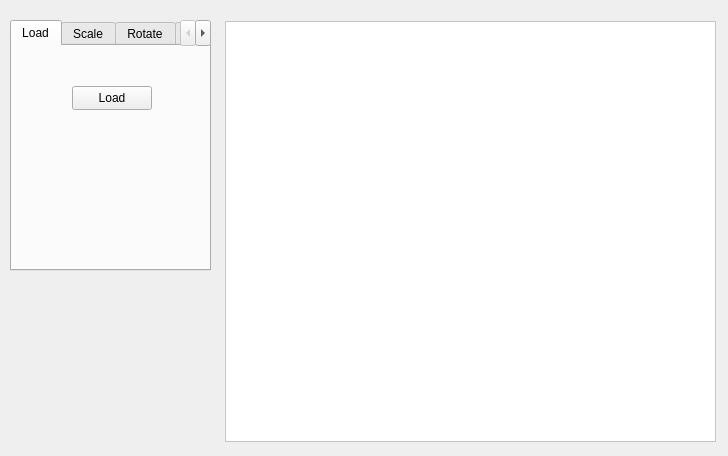
<?xml version="1.0" encoding="UTF-8"?>
<ui version="4.0">
 <class>MainWindow</class>
 <widget class="QMainWindow" name="MainWindow">
  <property name="geometry">
   <rect>
    <x>0</x>
    <y>0</y>
    <width>728</width>
    <height>456</height>
   </rect>
  </property>
  <property name="windowTitle">
   <string>MainWindow</string>
  </property>
  <widget class="QWidget" name="centralWidget">
   <widget class="QTabWidget" name="tabWidget">
    <property name="geometry">
     <rect>
      <x>10</x>
      <y>20</y>
      <width>201</width>
      <height>251</height>
     </rect>
    </property>
    <property name="styleSheet">
     <string notr="true"/>
    </property>
    <property name="currentIndex">
     <number>0</number>
    </property>
    <widget class="QWidget" name="load_tab">
     <attribute name="title">
      <string>Load</string>
     </attribute>
     <widget class="QPushButton" name="loadButton">
      <property name="geometry">
       <rect>
        <x>60</x>
        <y>40</y>
        <width>80</width>
        <height>24</height>
       </rect>
      </property>
      <property name="text">
       <string>Load</string>
      </property>
     </widget>
    </widget>
    <widget class="QWidget" name="scale_tab">
     <attribute name="title">
      <string>Scale</string>
     </attribute>
     <widget class="QLabel" name="kx_label">
      <property name="geometry">
       <rect>
        <x>10</x>
        <y>10</y>
        <width>40</width>
        <height>16</height>
       </rect>
      </property>
      <property name="text">
       <string>kx:</string>
      </property>
     </widget>
     <widget class="QLabel" name="ky_label">
      <property name="geometry">
       <rect>
        <x>10</x>
        <y>40</y>
        <width>40</width>
        <height>16</height>
       </rect>
      </property>
      <property name="text">
       <string>ky:</string>
      </property>
     </widget>
     <widget class="QLabel" name="kz_label">
      <property name="geometry">
       <rect>
        <x>10</x>
        <y>70</y>
        <width>40</width>
        <height>16</height>
       </rect>
      </property>
      <property name="text">
       <string>kz:</string>
      </property>
     </widget>
     <widget class="QLineEdit" name="kx_lineEdit">
      <property name="geometry">
       <rect>
        <x>90</x>
        <y>10</y>
        <width>80</width>
        <height>24</height>
       </rect>
      </property>
      <property name="text">
       <string>1</string>
      </property>
     </widget>
     <widget class="QLineEdit" name="ky_lineEdit">
      <property name="geometry">
       <rect>
        <x>90</x>
        <y>40</y>
        <width>80</width>
        <height>24</height>
       </rect>
      </property>
      <property name="text">
       <string>1</string>
      </property>
     </widget>
     <widget class="QLineEdit" name="kz_lineEdit">
      <property name="geometry">
       <rect>
        <x>90</x>
        <y>70</y>
        <width>80</width>
        <height>24</height>
       </rect>
      </property>
      <property name="text">
       <string>1</string>
      </property>
     </widget>
     <widget class="QPushButton" name="scale_button">
      <property name="geometry">
       <rect>
        <x>60</x>
        <y>140</y>
        <width>80</width>
        <height>24</height>
       </rect>
      </property>
      <property name="text">
       <string>Scale</string>
      </property>
     </widget>
    </widget>
    <widget class="QWidget" name="rotate_tab">
     <attribute name="title">
      <string>Rotate</string>
     </attribute>
     <widget class="QLabel" name="angle_x_label">
      <property name="geometry">
       <rect>
        <x>10</x>
        <y>10</y>
        <width>70</width>
        <height>16</height>
       </rect>
      </property>
      <property name="text">
       <string>angle of x:</string>
      </property>
     </widget>
     <widget class="QLabel" name="angle_y_label">
      <property name="geometry">
       <rect>
        <x>10</x>
        <y>40</y>
        <width>70</width>
        <height>16</height>
       </rect>
      </property>
      <property name="text">
       <string>angle of y:</string>
      </property>
     </widget>
     <widget class="QLabel" name="angle_z_label">
      <property name="geometry">
       <rect>
        <x>10</x>
        <y>70</y>
        <width>70</width>
        <height>16</height>
       </rect>
      </property>
      <property name="text">
       <string>angle of z:</string>
      </property>
     </widget>
     <widget class="QLineEdit" name="angle_x_lineEdit">
      <property name="geometry">
       <rect>
        <x>90</x>
        <y>10</y>
        <width>80</width>
        <height>24</height>
       </rect>
      </property>
      <property name="text">
       <string>0</string>
      </property>
     </widget>
     <widget class="QLineEdit" name="angle_y_lineEdit">
      <property name="geometry">
       <rect>
        <x>90</x>
        <y>40</y>
        <width>80</width>
        <height>24</height>
       </rect>
      </property>
      <property name="text">
       <string>0</string>
      </property>
     </widget>
     <widget class="QLineEdit" name="angle_z_lineEdit">
      <property name="geometry">
       <rect>
        <x>90</x>
        <y>70</y>
        <width>80</width>
        <height>24</height>
       </rect>
      </property>
      <property name="text">
       <string>0</string>
      </property>
     </widget>
     <widget class="QPushButton" name="rotate_button">
      <property name="geometry">
       <rect>
        <x>60</x>
        <y>140</y>
        <width>80</width>
        <height>24</height>
       </rect>
      </property>
      <property name="styleSheet">
       <string notr="true"/>
      </property>
      <property name="text">
       <string>Rotate</string>
      </property>
     </widget>
    </widget>
    <widget class="QWidget" name="transfer_tab">
     <attribute name="title">
      <string>Transfer</string>
     </attribute>
     <widget class="QLabel" name="dx_label">
      <property name="geometry">
       <rect>
        <x>10</x>
        <y>10</y>
        <width>60</width>
        <height>16</height>
       </rect>
      </property>
      <property name="text">
       <string>dx:</string>
      </property>
     </widget>
     <widget class="QLabel" name="dy_label">
      <property name="geometry">
       <rect>
        <x>10</x>
        <y>40</y>
        <width>60</width>
        <height>16</height>
       </rect>
      </property>
      <property name="text">
       <string>dy:</string>
      </property>
     </widget>
     <widget class="QLabel" name="dz_label">
      <property name="geometry">
       <rect>
        <x>10</x>
        <y>70</y>
        <width>60</width>
        <height>16</height>
       </rect>
      </property>
      <property name="text">
       <string>dz:</string>
      </property>
     </widget>
     <widget class="QLineEdit" name="dx_lineEdit">
      <property name="geometry">
       <rect>
        <x>90</x>
        <y>10</y>
        <width>80</width>
        <height>24</height>
       </rect>
      </property>
      <property name="text">
       <string>0</string>
      </property>
     </widget>
     <widget class="QLineEdit" name="dy_lineEdit">
      <property name="geometry">
       <rect>
        <x>90</x>
        <y>40</y>
        <width>80</width>
        <height>24</height>
       </rect>
      </property>
      <property name="text">
       <string>0</string>
      </property>
     </widget>
     <widget class="QLineEdit" name="dz_lineEdit">
      <property name="geometry">
       <rect>
        <x>90</x>
        <y>70</y>
        <width>80</width>
        <height>24</height>
       </rect>
      </property>
      <property name="text">
       <string>0</string>
      </property>
     </widget>
     <widget class="QPushButton" name="transfer_button">
      <property name="geometry">
       <rect>
        <x>60</x>
        <y>140</y>
        <width>80</width>
        <height>24</height>
       </rect>
      </property>
      <property name="text">
       <string>Transfer</string>
      </property>
     </widget>
    </widget>
   </widget>
   <widget class="QGraphicsView" name="graphicsView">
    <property name="geometry">
     <rect>
      <x>225</x>
      <y>21</y>
      <width>491</width>
      <height>421</height>
     </rect>
    </property>
    <property name="styleSheet">
     <string notr="true">background-color: rgb(255, 255, 255);</string>
    </property>
   </widget>
  </widget>
 </widget>
 <layoutdefault spacing="6" margin="11"/>
 <resources/>
 <connections/>
</ui>
